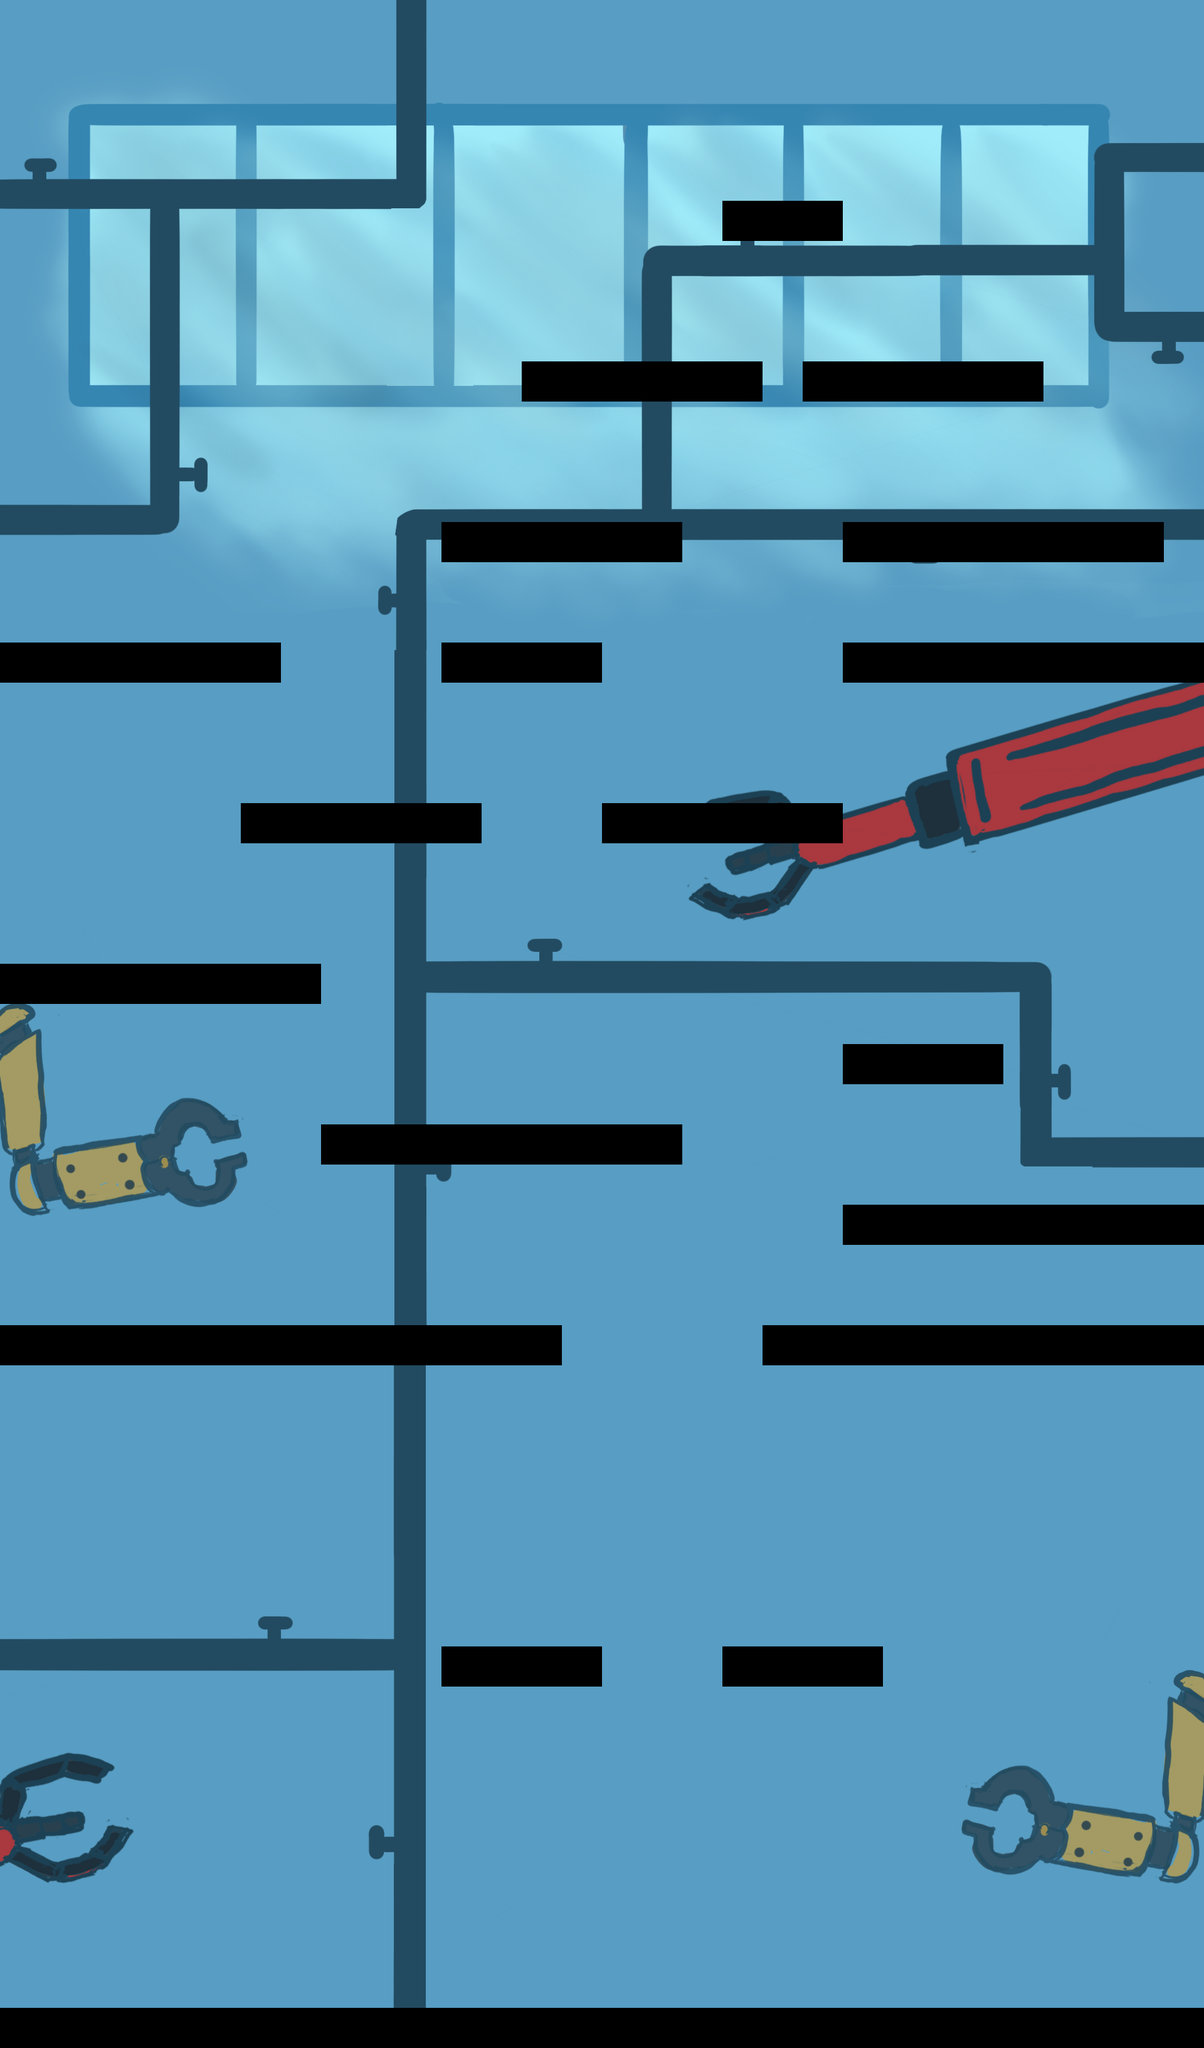

This is a level from a 2D game, rendered from its Tiled map with the project's own tilesets. A one-line summary and the complete map file follow:
An orthogonal 30x51 tile map with 64x64 px tiles, 1 tile layer (Tile Layer), 1 image layer and 31 objects (10x snapbox, 6x conveyorbeltR, 5x conveyorbeltL, spawnpoint, RotRConveyorbeltL, ...).

<map version="1.2" tiledversion="1.2.3" orientation="orthogonal" renderorder="right-down" width="30" height="51" tilewidth="64" tileheight="64" infinite="0" nextlayerid="4" nextobjectid="40">
 <tileset firstgid="1" source="Test.tsx" />
 <imagelayer id="3" name="Image Layer">
  <image source="bicktestbackground.png" width="1920" height="3264" />
 </imagelayer>
 <layer id="1" name="Tile Layer" width="30" height="51">
  <data encoding="csv">
0,0,0,0,0,0,0,0,0,0,0,0,0,0,0,0,0,0,0,0,0,0,0,0,0,0,0,0,0,0,
0,0,0,0,0,0,0,0,0,0,0,0,0,0,0,0,0,0,0,0,0,0,0,0,0,0,0,0,0,0,
0,0,0,0,0,0,0,0,0,0,0,0,0,0,0,0,0,0,0,0,0,0,0,0,0,0,0,0,0,0,
0,0,0,0,0,0,0,0,0,0,0,0,0,0,0,0,0,0,0,0,0,0,0,0,0,0,0,0,0,0,
0,0,0,0,0,0,0,0,0,0,0,0,0,0,0,0,0,0,0,0,0,0,0,0,0,0,0,0,0,0,
0,0,0,0,0,0,0,0,0,0,0,0,0,0,0,0,0,0,1,1,1,0,0,0,0,0,0,0,0,0,
0,0,0,0,0,0,0,0,0,0,0,0,0,0,0,0,0,0,0,0,0,0,0,0,0,0,0,0,0,0,
0,0,0,0,0,0,0,0,0,0,0,0,0,0,0,0,0,0,0,0,0,0,0,0,0,0,0,0,0,0,
0,0,0,0,0,0,0,0,0,0,0,0,0,0,0,0,0,0,0,0,0,0,0,0,0,0,0,0,0,0,
0,0,0,0,0,0,0,0,0,0,0,0,0,1,1,1,1,1,1,0,1,1,1,1,1,1,0,0,0,0,
0,0,0,0,0,0,0,0,0,0,0,0,0,0,0,0,0,0,0,0,0,0,0,0,0,0,0,0,0,0,
0,0,0,0,0,0,0,0,0,0,0,0,0,0,0,0,0,0,0,0,0,0,0,0,0,0,0,0,0,0,
0,0,0,0,0,0,0,0,0,0,0,0,0,0,0,0,0,0,0,0,0,0,0,0,0,0,0,0,0,0,
0,0,0,0,0,0,0,0,0,0,0,1,1,1,1,1,1,0,0,0,0,1,1,1,1,1,1,1,1,0,
0,0,0,0,0,0,0,0,0,0,0,0,0,0,0,0,0,0,0,0,0,0,0,0,0,0,0,0,0,0,
0,0,0,0,0,0,0,0,0,0,0,0,0,0,0,0,0,0,0,0,0,0,0,0,0,0,0,0,0,0,
1,1,1,1,1,1,1,0,0,0,0,1,1,1,1,0,0,0,0,0,0,1,1,1,1,1,1,1,1,1,
0,0,0,0,0,0,0,0,0,0,0,0,0,0,0,0,0,0,0,0,0,0,0,0,0,0,0,0,0,0,
0,0,0,0,0,0,0,0,0,0,0,0,0,0,0,0,0,0,0,0,0,0,0,0,0,0,0,0,0,0,
0,0,0,0,0,0,0,0,0,0,0,0,0,0,0,0,0,0,0,0,0,0,0,0,0,0,0,0,0,0,
0,0,0,0,0,0,1,1,1,1,1,1,0,0,0,1,1,1,1,1,1,0,0,0,0,0,0,0,0,0,
0,0,0,0,0,0,0,0,0,0,0,0,0,0,0,0,0,0,0,0,0,0,0,0,0,0,0,0,0,0,
0,0,0,0,0,0,0,0,0,0,0,0,0,0,0,0,0,0,0,0,0,0,0,0,0,0,0,0,0,0,
0,0,0,0,0,0,0,0,0,0,0,0,0,0,0,0,0,0,0,0,0,0,0,0,0,0,0,0,0,0,
1,1,1,1,1,1,1,1,0,0,0,0,0,0,0,0,0,0,0,0,0,0,0,0,0,0,0,0,0,0,
0,0,0,0,0,0,0,0,0,0,0,0,0,0,0,0,0,0,0,0,0,0,0,0,0,0,0,0,0,0,
0,0,0,0,0,0,0,0,0,0,0,0,0,0,0,0,0,0,0,0,0,1,1,1,1,0,0,0,0,0,
0,0,0,0,0,0,0,0,0,0,0,0,0,0,0,0,0,0,0,0,0,0,0,0,0,0,0,0,0,0,
0,0,0,0,0,0,0,0,1,1,1,1,1,1,1,1,1,0,0,0,0,0,0,0,0,0,0,0,0,0,
0,0,0,0,0,0,0,0,0,0,0,0,0,0,0,0,0,0,0,0,0,0,0,0,0,0,0,0,0,0,
0,0,0,0,0,0,0,0,0,0,0,0,0,0,0,0,0,0,0,0,0,1,1,1,1,1,1,1,1,1,
0,0,0,0,0,0,0,0,0,0,0,0,0,0,0,0,0,0,0,0,0,0,0,0,0,0,0,0,0,0,
0,0,0,0,0,0,0,0,0,0,0,0,0,0,0,0,0,0,0,0,0,0,0,0,0,0,0,0,0,0,
1,1,1,1,1,1,1,1,1,1,1,1,1,1,0,0,0,0,0,1,1,1,1,1,1,1,1,1,1,1,
0,0,0,0,0,0,0,0,0,0,0,0,0,0,0,0,0,0,0,0,0,0,0,0,0,0,0,0,0,0,
0,0,0,0,0,0,0,0,0,0,0,0,0,0,0,0,0,0,0,0,0,0,0,0,0,0,0,0,0,0,
0,0,0,0,0,0,0,0,0,0,0,0,0,0,0,0,0,0,0,0,0,0,0,0,0,0,0,0,0,0,
0,0,0,0,0,0,0,0,0,0,0,0,0,0,0,0,0,0,0,0,0,0,0,0,0,0,0,0,0,0,
0,0,0,0,0,0,0,0,0,0,0,0,0,0,0,0,0,0,0,0,0,0,0,0,0,0,0,0,0,0,
0,0,0,0,0,0,0,0,0,0,0,0,0,0,0,0,0,0,0,0,0,0,0,0,0,0,0,0,0,0,
0,0,0,0,0,0,0,0,0,0,0,0,0,0,0,0,0,0,0,0,0,0,0,0,0,0,0,0,0,0,
0,0,0,0,0,0,0,0,0,0,0,1,1,1,1,0,0,0,1,1,1,1,0,0,0,0,0,0,0,0,
0,0,0,0,0,0,0,0,0,0,0,0,0,0,0,0,0,0,0,0,0,0,0,0,0,0,0,0,0,0,
0,0,0,0,0,0,0,0,0,0,0,0,0,0,0,0,0,0,0,0,0,0,0,0,0,0,0,0,0,0,
0,0,0,0,0,0,0,0,0,0,0,0,0,0,0,0,0,0,0,0,0,0,0,0,0,0,0,0,0,0,
0,0,0,0,0,0,0,0,0,0,0,0,0,0,0,0,0,0,0,0,0,0,0,0,0,0,0,0,0,0,
0,0,0,0,0,0,0,0,0,0,0,0,0,0,0,0,0,0,0,0,0,0,0,0,0,0,0,0,0,0,
0,0,0,0,0,0,0,0,0,0,0,0,0,0,0,0,0,0,0,0,0,0,0,0,0,0,0,0,0,0,
0,0,0,0,0,0,0,0,0,0,0,0,0,0,0,0,0,0,0,0,0,0,0,0,0,0,0,0,0,0,
0,0,0,0,0,0,0,0,0,0,0,0,0,0,0,0,0,0,0,0,0,0,0,0,0,0,0,0,0,0,
1,1,1,1,1,1,1,1,1,1,1,1,1,1,1,1,1,1,1,1,1,1,1,1,1,1,1,1,1,1
</data>
 </layer>
 <objectgroup id="2" name="object layer">
  <object id="1" name="conveyorbeltL" type="conveyorbeltL" x="832.97" y="576.727" width="384" height="64" />
  <object id="5" name="conveyorbeltR" type="conveyorbeltR" x="1281.61" y="575" width="384" height="64" />
  <object id="6" name="spawnpoint" type="spawnpoint" x="1214" y="128" width="64" height="128" />
  <object id="8" name="snapbox" type="snapbox" x="890.667" y="253.667" width="64" height="64" />
  <object id="9" name="snapbox" type="snapbox" x="1537.33" y="255" width="64" height="64" />
  <object id="10" x="1153" y="320" width="192" height="64" />
  <object id="12" name="conveyorbeltL" type="conveyorbeltL" x="1345" y="832" width="512" height="64" />
  <object id="13" name="conveyorbeltL" type="conveyorbeltL" x="706" y="833" width="384" height="64" />
  <object id="14" x="704" y="1024" width="256" height="64" />
  <object id="15" name="snapbox" type="snapbox" x="832" y="1214.67" width="64" height="64" />
  <object id="16" name="snapbox" type="snapbox" x="256" y="1217.33" width="64" height="64" />
  <object id="17" name="snapbox" type="snapbox" x="1409.33" y="1214.67" width="64" height="64" />
  <object id="18" x="385.333" y="1278.67" width="384" height="64" />
  <object id="19" x="961.333" y="1278.67" width="384" height="64" />
  <object id="20" name="conveyorbeltR" type="conveyorbeltR" x="-1.88738e-14" y="1537.33" width="512" height="64" />
  <object id="21" name="snapbox" type="snapbox" x="1153.33" y="1598.67" width="64" height="64" />
  <object id="22" name="snapbox" type="snapbox" x="1726.67" y="1598.67" width="64" height="64" />
  <object id="23" x="1345.33" y="1664" width="254.667" height="65.3333" />
  <object id="24" name="conveyorbeltR" type="conveyorbeltR" x="514.667" y="1789.33" width="573.333" height="65.3333" />
  <object id="26" name="conveyorbeltL" type="conveyorbeltL" x="1345.33" y="1918.67" width="573.333" height="65.3333" />
  <object id="27" name="conveyorbeltR" type="conveyorbeltR" x="2.66667" y="2110.67" width="893.333" height="64" />
  <object id="28" name="conveyorbeltL" type="conveyorbeltL" x="1216" y="2112" width="704" height="64" />
  <object id="31" name="RotRConveyorbeltL" type="RotRConveyorbeltL" x="897.333" y="2364" width="320" height="64" />
  <object id="32" name="snapbox" type="snapbox" x="512" y="2557.33" width="64" height="64" />
  <object id="33" name="snapbox" type="snapbox" x="1533.33" y="2558.67" width="64" height="64" />
  <object id="34" name="snapbox" type="snapbox" x="1025.33" y="2560" width="64" height="64" />
  <object id="35" x="702.667" y="2622.67" width="256" height="64" />
  <object id="36" x="1152" y="2624" width="256" height="64" />
  <object id="37" name="conveyorbeltR" type="conveyorbeltR" x="126.667" y="2692" width="1152" height="64" rotation="20" />
  <object id="38" name="conveyorbeltR" type="conveyorbeltR" x="1216" y="3134.67" width="704" height="64" />
  <object id="39" name="goal" type="goal" x="1854.67" y="3005.33" width="64" height="192" />
 </objectgroup>
</map>
